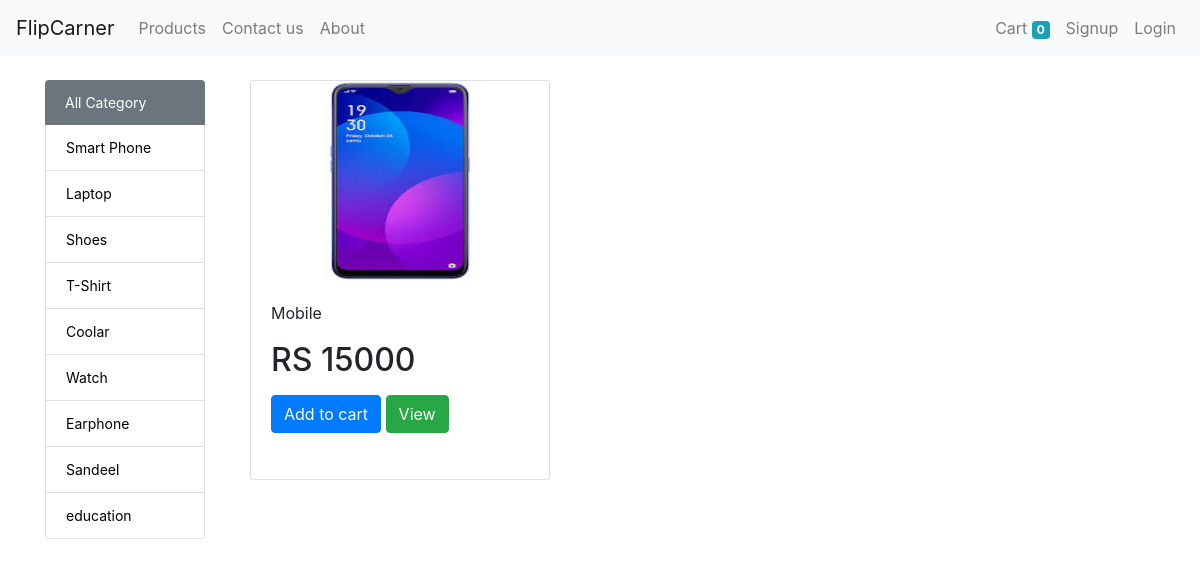
/?category_id=2, run on the app's committed database.
### store/models/category.py (models this page shows, shortened)
class Category(models.Model):
	name = models.CharField(max_length=20)
	@staticmethod
	def getAllCategory():
		return Category.objects.all()

### store/models/product.py (models this page shows, shortened)
class Product(models.Model):
	name = models.CharField(max_length=220)
	price = models.IntegerField(default=0)
	category = models.ForeignKey(Category,on_delete=models.CASCADE,default=1)
	description = models.TextField()
	image = models.ImageField(upload_to='upload/products')
	date = models.DateTimeField(auto_now_add=True)
	@staticmethod
	def getAllProduct():
		return Product.objects.all()
	@staticmethod
	def getProductByFilter(category_id):
		if category_id:
			return Product.objects.filter(category = category_id)
		else:
			return Product.getAllProduct()

### store/views/home.py (the view, shortened to what this page needs)
# urls.py: path('',Home.as_view(), name='home'),
class Home(View):
	def get(self,request):
		cart = request.session.get('cart')
		categories = Category.getAllCategory()
		products = Product.getAllProduct().order_by('-id')
		if request.GET.get('id'):
			filterProductById = Product.objects.get(id=int(request.GET.get('id')))
			return render(request, 'productDetail.html',{"product":filterProductById,"categories":categories})
		if not cart:
			request.session['cart'] = {}
		if request.GET.get('category_id'):
			filterProduct = Product.getProductByFilter(request.GET['category_id'])
			return render(request, 'home.html',{"products":filterProduct,"categories":categories})
		return render(request, 'home.html',{"products":products,"categories":categories})

### store/templatetags/cart.py (called while the page is built)
@register.filter(name='is_in_cart')
def is_in_cart(product,cart):
	keys = cart.keys()
	for id in keys:
		if int(id) == product.id:
			return True
	return False

### store/templates/home.html (shortened to what this page needs)
{% extends 'base.html' %}
{% load cart %}
{% block content %}
<div class="container">
    <div class="row">
        <div class="col-md-2 mb-3">
            <ul class="list-group">
                <li class="list-group-item active bg-secondary border-0"><a style="text-decoration:none; color:white;" href="/">All Category</a></li>
                {% for category in categories %}
                <li class="list-group-item ctg"><a style="text-decoration:none; color:black;" href="/?category_id={{ category.id }}">{{ category.name }}</a></li>
                {% endfor %}
            </ul>
        </div>
        <div class="col-md-10">
            <div class="row product-row mx-auto mb-2">
                {% if products|length == 0 %}
                <div class="alert alert-warning col-12">
                    <strong>
                        <h3>No Product Found!</h3>
                    </strong>
                </div>
                {% elif products|length > 0 %}
                    {% for product in products %}
                    <div id="{{ product.id }}" class="col-md-4 mb-4">
                        <div class="card product-card mb-2">
                            <img class="card-img-top" src="{{ product.image.url }}" height="200px" alt="Card image cap">
                            <div class="card-body">
                                <p class="card-title">{{ product.name|truncatechars:60 }}</p>
                                <p class="card-text"><h2>RS {{ product.price }}</h2></p>
                                <form action="/#{{ product.id }}" method="POST">
                                    {% if product|is_in_cart:request.session.cart %}
                                    <a class="btn btn-warning" href="/cart">Go to cart </a>
                                    {% else %}
                                    <input class="btn btn-primary" type="submit" value="Add to cart">
                                    {% endif %}
                                    <a class="btn btn-success" href="/?id={{ product.id }}">View</a>
                                </form>
                            </div>
                        </div>
                    </div>
                    {% endfor %}
                {% endif %}
            </div>
        </div>
    </div>
</div>
{% endblock %}

### store/static/css/style.css (style rules this page uses)
.list-group { font-size:14px; }
.product-card { height: 400px; width: 300px; }
.product-card img { height: 200px; }

### data on the page
Category: name "Smart Phone"
Category: name "Laptop"
Category: name "Shoes"
Category: name "T-Shirt"
Category: name "Coolar"
Category: name "Watch"
Category: name "Earphone"
Category: name "Sandeel"
Category: name "education"
Product: image (picture), name "Mobile", price "15000"

### other printed values
{{ request.session.cart.keys|length }} "0"
